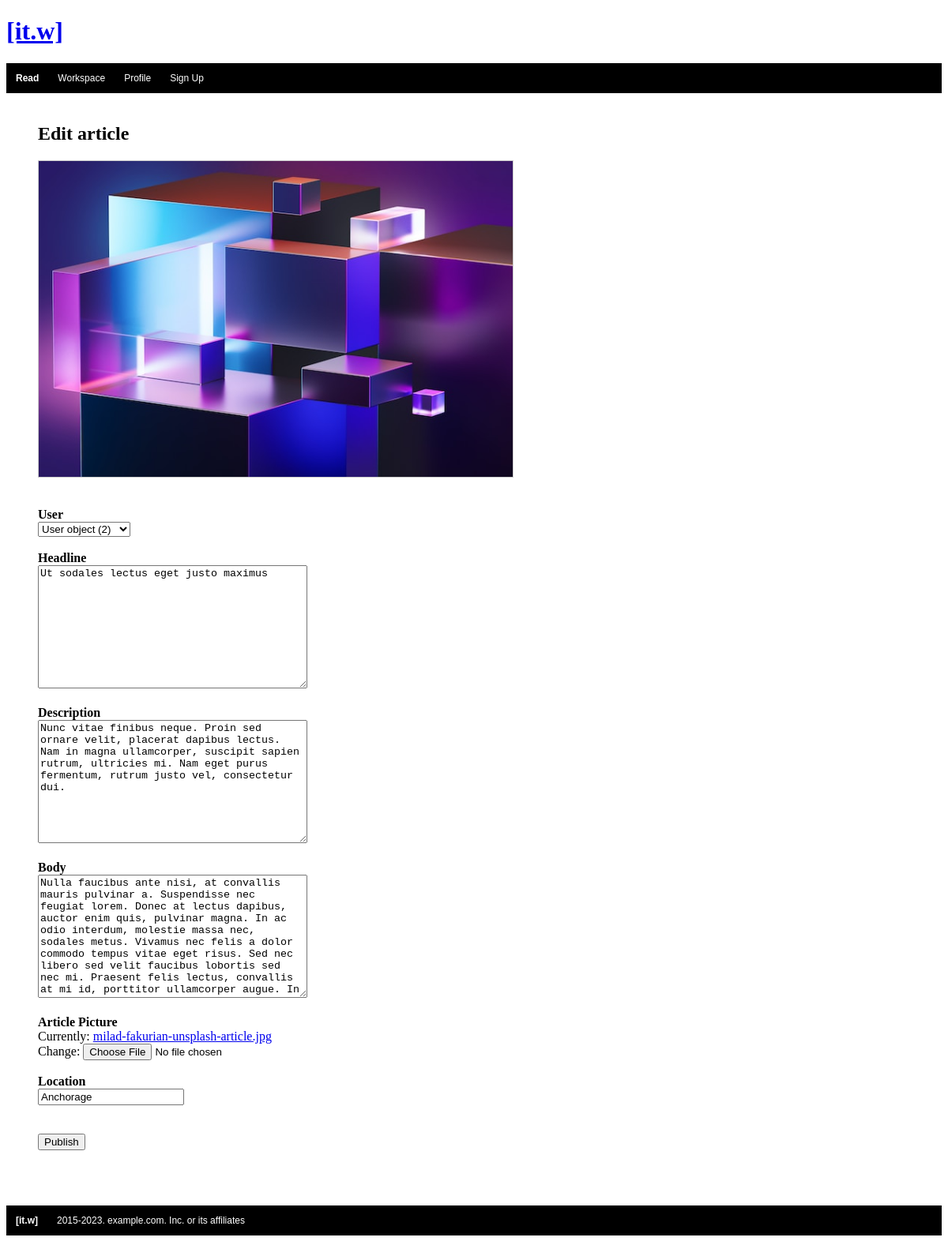
The app's page /articles/editarticle/1/, older data.
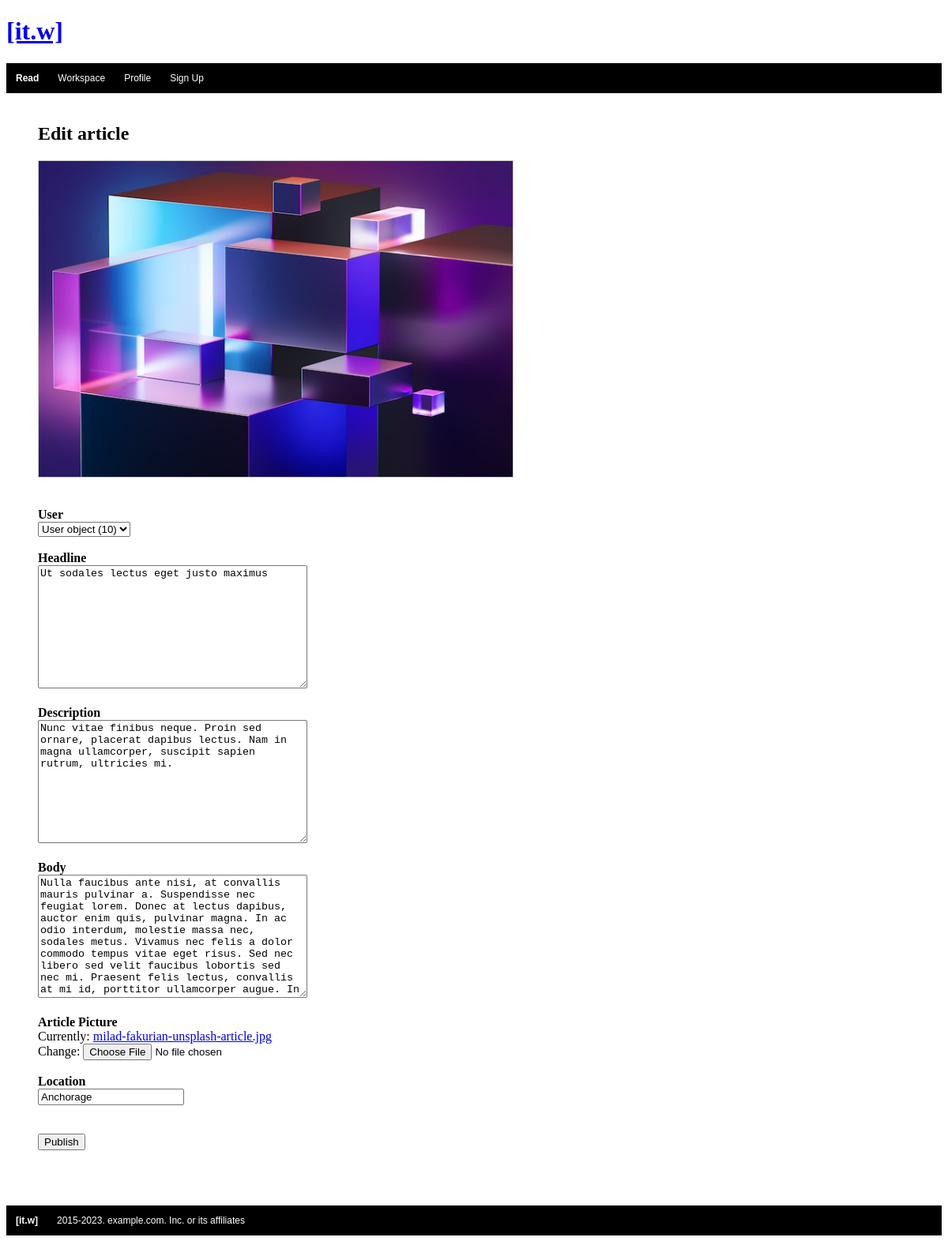
The same page, newer data.
### articles/models.py (models this page shows)
class Article (models.Model):
    id = models.BigAutoField(primary_key=True) # not in forms
    user = models.ForeignKey (User, on_delete=models.CASCADE)
    headline = models.TextField(max_length=60)
    description = models.TextField (max_length=160)
    body = models.TextField (max_length=4000)
    date_published = models.DateField(auto_now=True) # not in forms
    location = models.CharField(max_length=30, null=True, blank=True)
    article_pic = models.ImageField(default='milad-fakurian-unsplash-article.jpg')
    class Meta:
        db_table = 'article_table'

### articles/views.py (the view)
# urls.py: path("editarticle/<int:article_id>/", views.edit_article, name="editarticle"),
def edit_article(request ,article_id):
    article_obj= Article.objects.get(id=article_id)
    form_article = ArticleForm(instance=article_obj)
    if request.method == 'POST':
        form_article = ArticleForm(request.POST, request.FILES, instance=article_obj)
        if form_article.is_valid():
            form_article.save()
            return redirect('/articles/article/'+ str(article_obj.id))
    context = {'article_obj' : article_obj, 'form_article' : form_article }
    return render (request, "edit-article.html", context)

### articles/forms.py
class ArticleForm (ModelForm):
    class Meta:
        model = Article
        fields = [  'user',
                    'headline' ,
                    'description',
                    'body',
                    'location',
                    'article_pic',
]

### articles/templates/edit-article.html (shortened to what this page needs)
<!DOCTYPE html>
<html lang="en">
<head>
    {% block content %}
</head>
<body>
        {% include 'itmagazineapp/topnav.html'%}
        <br>
        <ul style="list-style-type:none;">
            <li><h2>Edit article</h2></li>
            <li><img src="{{article_obj.article_pic.url}}"
                style="object-fit:cover;
                    object-position: right;
                    width:600px;
                    height:400px;
                    border: solid 1px #CCC"> </li>
            <br/>
        </ul>
        {% include 'form-article.html'%}
        {% include 'itmagazineapp/footer.html'%}
    {% endblock %}
</body>
</html>

### articles/templates/form-article.html
    <form enctype="multipart/form-data" action= "" method="POST"> {% csrf_token %}
        <ul style="list-style-type:none;">
            <li><strong>User</strong></li>
            <li>{{ form_article.user }}</li>
            <br>
            <li><strong>Headline</strong></li>
            <li>{{ form_article.headline }}</li>
            <br>
            <li><strong>Description</strong></li>
            <li>{{ form_article.description }}</li>
            <br>
            <li><strong>Body</strong></li>
            <li>{{ form_article.body }}</li>
            <br>
            <li><strong>Article Picture</strong></li>
            <li>{{ form_article.article_pic }}</li>
            <br/>
            <li><strong>Location</strong></li>
            <li>{{ form_article.location }}</li>
            <br>
            <br>
            <input type="submit" value = "Publish"/>
        </ul>
    </form>

Row changes from the older to the newer data that the page shows:
changed Article "Ut sodales lectus eget justo maximus": user "User object (2)" → "User object (10)"; description "…finibus neque. Proin sed ornare velit, placerat dapibus lectus. Nam in magna ullamcorper, suscipit sapien rutrum, ultricies mi. Nam eget purus fermentum, rutrum justo vel, consectetur dui." → "Nunc vitae finibus neque. Proin sed ornare, placerat dapibus lectus. Nam in magna ullamcorper, suscipit sapien rutrum, ultricies mi."
